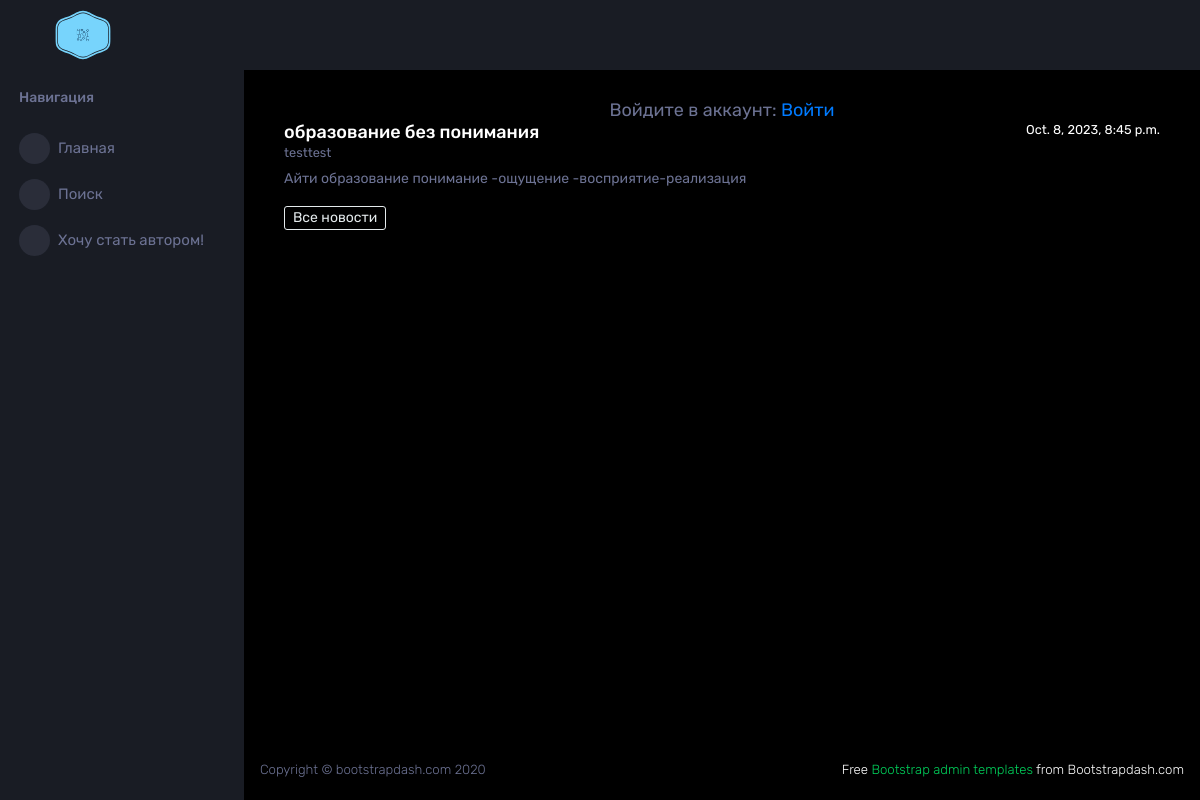
/news/76, run on the app's committed database.
### news/models.py (models this page shows, shortened)
class Post(models.Model):
    news = 'N'
    article = 'A'
    postChoice = [
        (news, 'Новость'),
        (article, 'Статья')
    ]
    postAuthor = models.ForeignKey(Author, on_delete = models.CASCADE)
    postType = models.CharField(max_length = 1, choices = postChoice, default = news)
    postDateTime = models.DateTimeField(default=timezone.now)
    postCat = models.ManyToManyField(Category, through = 'PostCategory')
    postTitle = models.CharField(max_length = 255, default = 'Заголовок')
    postBody = models.TextField(default = 'Здесь должен быть текст')
    postRate = models.IntegerField(default = 0)

class Author(models.Model):
    userModel = models.OneToOneField(User, on_delete=models.CASCADE)
    userRate = models.IntegerField(default = 0)

### news/views.py (the view)
# urls.py: path('<int:pk>', NewsDetail.as_view(), name='news_detail'),
class NewsDetail(DetailView):
    model = Post
    template_name = 'newspaper/post.html'
    context_object_name = 'post'
    def get_context_data(self, **kwargs: Any) -> Dict[str, Any]:
        context =  super().get_context_data(**kwargs)
        context['time_now'] = timezone.localtime(timezone.now())
        context['filter'] = NewsFilter(self.request.GET,
                                       queryset=self.get_queryset())
        context['is_author'] = self.request.user.groups.filter(name='Authors').exists()
        return context

### news/templatetags/custom_filters.py (called while the page is built)
@register.filter(name='censor')
def censor(value):
    return cense(value)

### templates/newspaper/post.html (shortened to what this page needs)
{% extends 'layout/default.html' %}
{% load custom_filters %}
{% block content %}
<div class="container">
    <div class="row justify-content-md-center>">
       <div class="col">
            <h1 class="page-title">{{ post.postTitle|censor }}</h1>
       </div>
       <div class="col-md-auto">
            <h3 class="small test-muted">{{ post.postDateTime }}</h3>
        </div>
    </div>
    <div class="row">
        <div class="col">
            <h3 class="small text-muted">{{ post.postAuthor.userModel.username }}</h3>
        </div>
    </div>
    <div class="row">
        <div class="col">
            <p class="text-muted">{{ post.postBody|censor }}</p>
        </div>
    </div>
    <a role="button" class="btn btn-outline-secondary btn-sm" href="../news">Все новости</a>
</div>
{% endblock content %}

### data on the page
Post: postTitle|censor "образование без понимания", postDateTime "Oct. 8, 2023, 8:45 p.m.", postAuthor.userModel.username "testtest", postBody|censor "Айти образование понимание -ощущение -восприятие-реализация"
